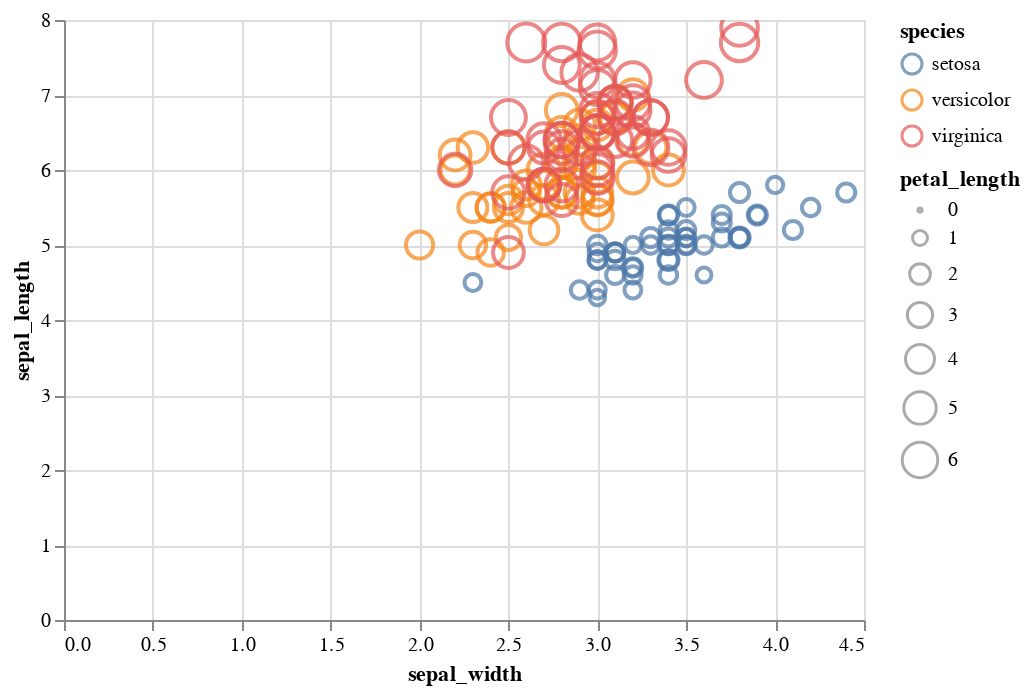

The notebook cell this image was saved under:
### Code cell
# using altair
import altair as alt

alt.Chart(df).mark_point().encode(
    x = 'sepal_width',
    y = 'sepal_length',
    color = 'species',
    size = 'petal_length'
).interactive()

### Figure 1 — Vega-Lite specification as saved in the notebook (floating-point values rounded to 4 significant figures; data arrays with more than 128 entries replaced by an {"elided": "..."} marker saying what was removed)
{"config": {"view": {"continuousWidth": 400, "continuousHeight": 300}}, "data": {"name": "data-98ae83e5d702045aa997eca40b770a99"}, "mark": "point", "encoding": {"color": {"field": "species", "type": "nominal"}, "size": {"field": "petal_length", "type": "quantitative"}, "x": {"field": "sepal_width", "type": "quantitative"}, "y": {"field": "sepal_length", "type": "quantitative"}}, "selection": {"selector003": {"type": "interval", "bind": "scales", "encodings": ["x", "y"]}}, "$schema": "https://vega.github.io/schema/vega-lite/v4.17.0.json", "datasets": {"data-98ae83e5d702045aa997eca40b770a99": {"elided": "150 records"}}}
